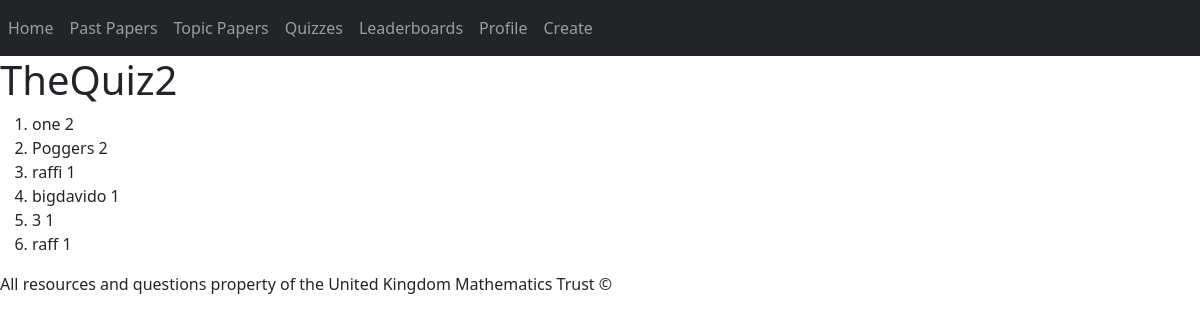
The page /lead2 on the database its author committed.
### question/models.py (models this page shows, shortened)
class Quiz(models.Model):
    QuizName = models.CharField(max_length=50)
    average = models.IntegerField()
    totalScore = models.IntegerField()
    totalAttempts = models.IntegerField()

class Scores(models.Model):
    quiz = models.ForeignKey(Quiz, on_delete=models.CASCADE, related_name="quiz")
    user = models.ForeignKey(User, on_delete=models.CASCADE, related_name="users")
    score = models.IntegerField()

class User(AbstractUser):
    ansRecord = models.CharField(max_length=500)
    tickRecord = models.CharField(max_length=500)

### question/views.py (the view, shortened to what this page needs)
# urls.py: path("lead<int:quiz_id>",views.lead,name="lead"),
def lead(request, quiz_id):
    q = Quiz.objects.get(id=quiz_id)
    people=[]
    best=[]
    flag = True
    i=0
    while flag == True and i < len(Scores.objects.filter(quiz=q)):
        top = Scores.objects.filter(quiz=q).order_by("-score")[i]
        person = top.user
        i+=1
        if person in people:            #checks if the user of this score is already in list
            if i < len(Scores.objects.filter(quiz=q)):
                top = Scores.objects.filter(quiz=q).order_by("-score")[i]
            else:
                flag=False
        else:
            people.append(person)
            best.append(top)
        if len(best) >= 10:
            flag = False
    if request.user not in people:
        for i in range(len(Scores.objects.filter(quiz=q))):
            x = Scores.objects.filter(quiz=q).order_by("-score")[i]
    return render(request, "question/lead.html",{
        "lead": best,
        "quiz": q,
    })

### question/templates/question/lead.html (shortened to what this page needs)
{% extends 'question/layout.html' %}
{% block body %}
<h1>{{ quiz.QuizName }}</h1>
<ol>
    {% for each in lead %}
        <li>{{ each.user }} {{ each.score }}</li>
    {% endfor %}
</ol>
{% endblock %}

### rows shown on the page
Quiz: QuizName "TheQuiz2"
Scores: user "one", score "2"
Scores: user "Poggers", score "2"
Scores: user "raffi", score "1"
Scores: user "bigdavido", score "1"
Scores: user "3", score "1"
Scores: user "raff", score "1"
